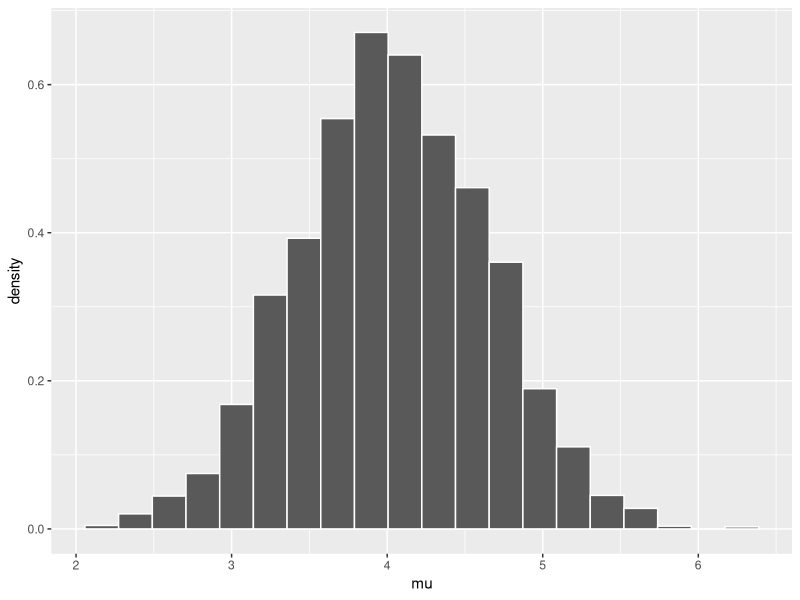
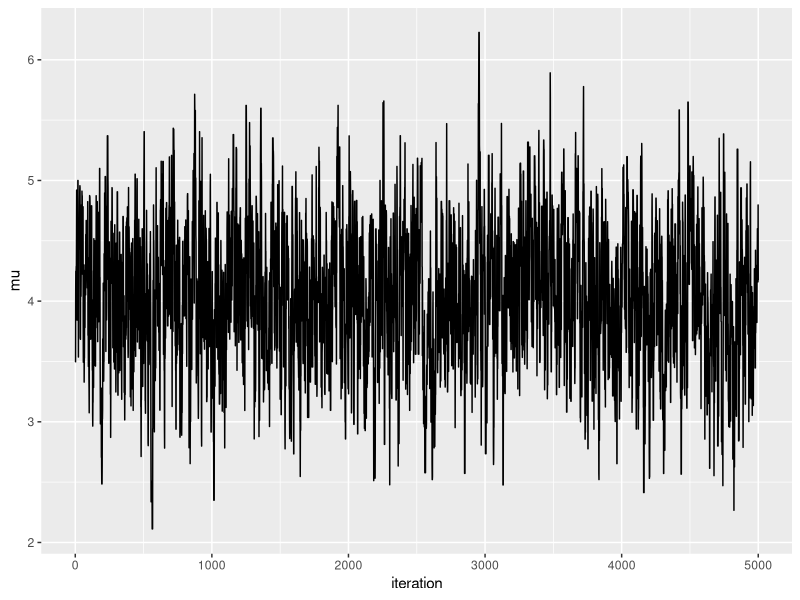

Here is the R script that generated these plots, in order:
# Imports
library(tidyverse)

one_mh_iteration = function(y, std, w, current){
  # 1. Proposing the next chain location (uniformly at random)
  proposal = runif(1, min = current - w, max = current + w)
  
  # 2. Calculate plausibility
  proposal_plaus = dnorm(proposal, 0, 1) * dnorm(y, proposal, std)
  current_plaus = dnorm(current, 0, 1) * dnorm(y, current, std)
  
  # 3. Running simulation
  alpha = min(1, proposal_plaus/current_plaus)
  next_stop = sample(c(proposal, current), size = 1, prob = c(alpha, 1-alpha))
  
  return (data.frame(proposal, alpha, next_stop))
}

mh_tour = function(start_pos, y, std, N, w){
  # 1. Initializing the chain at 3
  current = start_pos
  mu = rep(0, N)
  
  # 2. Simulating N steps
  
  for (i in 1:N){
    sim = one_mh_iteration(y=y, std=std, w=w, current=current)
    mu[i] = sim$next_stop
    current = sim$next_stop
  }
  
   return(data.frame(iteration = c(1:N), mu))
}

# Testing the algorithm
set.seed(84735)
mh_simulation_1 = mh_tour(start_pos =3, y = 6.25, std = 0.75, N = 5000, w=1)

# Simulated distribution
ggplot(mh_simulation_1, aes(x = mu)) + 
  geom_histogram(aes(y = ..density..), color = "white", bins = 20)

# Trace plot
ggplot(mh_simulation_1, aes(x = iteration, y = mu)) + geom_line()

# One-step tests
one_mh_iteration(y=6.25, std=0.75, 3, 3)

